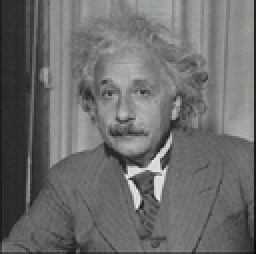
%> input picture lab/lab5/einsteIn.png, 128 x 127 px, shrunk from 306 x 304 before the run (shown 2 times larger)
$ octave IP_lab5.m   (GNU Octave 9; MATLAB toolbox functions it lacks are replaced by stand-ins)
%> lines starting %> are read from the running program, lines starting %| are printed output that depends on the picture
%task1
img = imread('einsteIn.png');
%> img is the input picture: size 127x128x3 uint8; mean R, G, B 108, 108, 108.2


img = double(rgb2gray(img))/255;
%> img: size 127x128 double
[r, c] = size(img);
%> r = 127; c = 128
% Display the original color image.
figure();
subplot(2, 2, 1);
imshow(img);
title('Subplot 1');
%convert to double and gray scale


% Extract the individual red, green, and blue color channels.
%redChannel = img(:, :, 1);
%greenChannel = img(:, :, 2);
%blueChannel = img(:, :, 3);


F_img = zeros(r,c);
%median filter in greyimage
for i=2:r-1
    for j =2:c-1
        flt =[img(i-1,j-1),img(i-1,j),img(i-1,j+1),img(i,j-1),img(i,j),img(i,j+1),img(i+1,j-1),img(i+1,j),img(i+1,j+1)];
        F_img(i,j)=median(flt);
    end
end
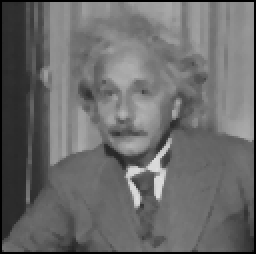
%> F_img: size 127x128 double (shown 2 times larger); min 0, max 0.878, mean 0.417

subplot(2, 2, 2);
imshow(F_img,[]);
title('Subplot 2');


a = -floor(7/2):1:floor(7/2);
b = floor(7/2):-1:-floor(7/2);

[X,Y] = meshgrid(a,b);


Gfiltered = Gauss(X,Y,0.5);
Gfiltered = Gfiltered(:).';
gsum = sum(Gfiltered);
Gfiltered = Gfiltered(:).'/gsum;

Gfiltered1 = Gauss(X,Y,1.0);
Gfiltered1 = Gfiltered1(:).';
gsum1 = sum(Gfiltered1);
Gfiltered1 = Gfiltered1(:).'/gsum1;


F_7img = zeros(r,c);

%7*7 filter

for i=1+floor(7/2):r-floor(7/2)
    for j =1+floor(7/2):c-floor(7/2)
        flt7 = [];
        for k = -floor(7/2):floor(7/2)
            for w = -floor(7/2):floor(7/2)
                flt7 = [flt7;img(i+k,j+w)];
            end
        end
      F_7img(i,j)=dot(flt7,Gfiltered);
     end
end
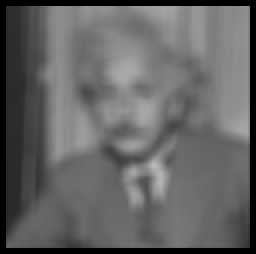
%> F_7img: size 127x128 double (shown 2 times larger); min 0, max 0.73, mean 0.392

F_71img = zeros(r,c);
for i=1+floor(7/2):r-floor(7/2)
    for j =1+floor(7/2):c-floor(7/2)
        flt7 = [];
        for k = -floor(7/2):floor(7/2)
            for w = -floor(7/2):floor(7/2)
                flt7 = [flt7 img(i+w,j+k)];
            end
        end
      F_71img(i,j)=dot(flt7,Gfiltered1);
     end
end

subplot(2, 2, 3);
imshow(F_7img,[]);
title('7*7 Gaussian with sigma = 0.5');

subplot(2, 2, 4);
imshow(F_71img,[]);
title('7*7 Gaussian with sigma = 1.0');


function Gaussian_filtered = Gauss(x,y, sigma)
Gaussian_filtered = exp(-(x^2+y^2)/(2*sigma^2)) / (sigma^2*2*pi);
end
